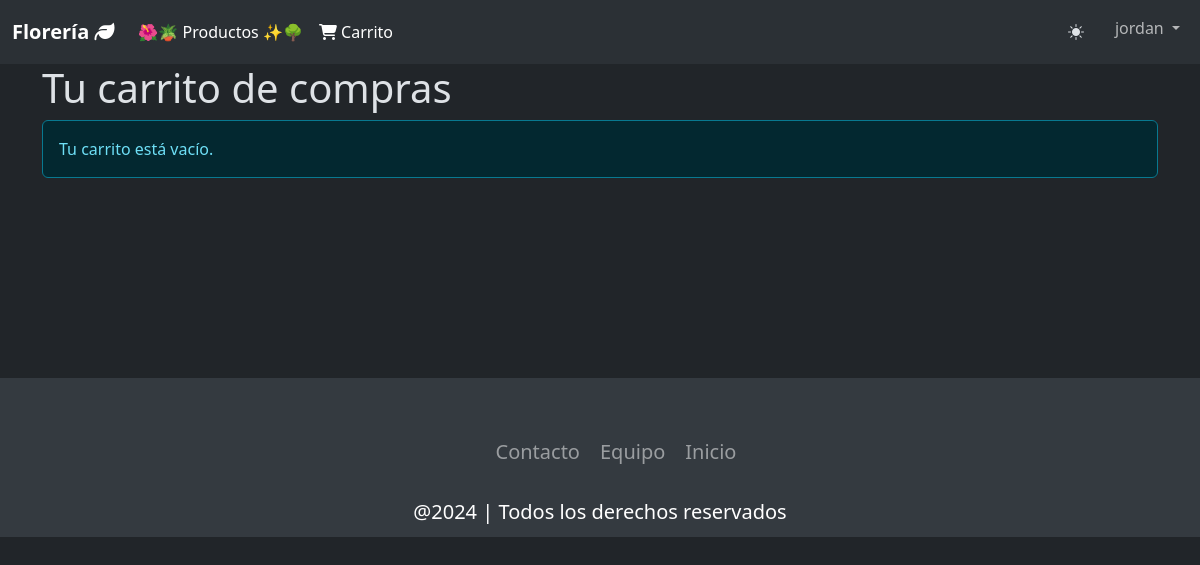
/tienda/ver_carrito/ (signed in), run on an earlier commit of the app's database.
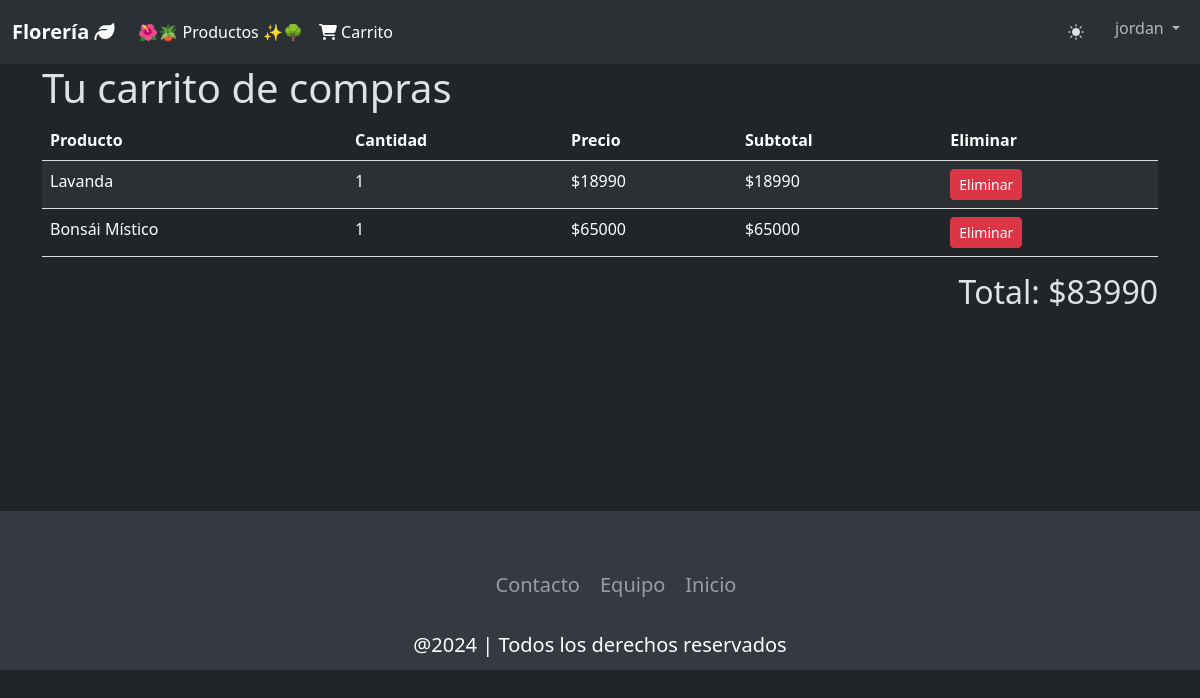
And on a later commit of the database.
### tienda/models.py (models this page shows, shortened)
class CarritoItem(models.Model):
    user = models.ForeignKey(User, on_delete=models.CASCADE)
    producto = models.ForeignKey(Producto, on_delete=models.CASCADE)
    cantidad = models.IntegerField(default=1)
    def subtotal(self):
        return self.cantidad * self.producto.precio

class Producto(models.Model):
    id_producto = models.AutoField(primary_key=True)
    nombre      = models.CharField(max_length=100)
    descripcion = models.TextField(blank=True, null=True)
    precio      = models.IntegerField()
    stock       = models.IntegerField()
    categoria   = models.ForeignKey('Categoria', on_delete=models.CASCADE, default=1)
    imagen      = models.ImageField(upload_to='productos/', default='productos/default.webp')

### tienda/views.py (the view)
# urls.py: path('ver_carrito/', views.ver_carrito, name='ver_carrito'),
@login_required
def ver_carrito(request):
    items = CarritoItem.objects.filter(user=request.user)
    total = sum(item.subtotal() for item in items)
    return render(request, 'tienda/carrito.html', {'items': items, 'total': total})

### tienda/templates/tienda/carrito.html (shortened to what this page needs)
{% load static %}
<!DOCTYPE html>
<html lang="en">
<head>
  <link href="https://cdn.jsdelivr.net/npm/bootstrap@5.3.3/dist/css/bootstrap.min.css" rel="stylesheet"
>
  <link rel="stylesheet" href="https://cdn.jsdelivr.net/npm/bootstrap-icons@1.11.3/font/bootstrap-icons.min.css">
  <link rel="stylesheet" href="{% static 'tienda/css/estilos.css' %}">
</head>
<body data-bs-theme="dark">
  <div id="navegacion">
    <nav class="navbar navbar-expand-lg bg-body-tertiary" id="navbarPrincipal">
      <div class="container-fluid d-flex flex-row">
        <a class="navbar-brand" href="{% url 'inicio' %}">Florería <i class="fa-solid fa-leaf"></i></a>
        <div class="collapse navbar-collapse" id="navbarNavAltMarkup">
          <div class="navbar-nav">
            <a class="nav-link active" aria-current="page" href="{% url 'productos_comprar' %}" id="link-maceteros">🌺🪴 Productos ✨🌳</a>
            <a class="nav-link active" href="{% url 'ver_carrito' %}" id="link-carrito"><i class="fa-solid fa-cart-shopping"></i> Carrito</a>
        </div>
        <div class="navbar-nav ms-auto">
          <button type="button" class="btn btn-navbar" id="btn-tema"><i class="bi bi-brightness-high-fill" id="toggler-tema"></i></button>
          {% if user.is_authenticated %}
          <div class="dropdown">
            <a class = "nav-link dropdown-toggle" href = "#" role = "button" id = "dropdownMenuLink" data-bs-toggle = "dropdown" aria-expanded = "false">
              {{ user.username }}
            </a>
          </div>
          {% else %}
            <button type="button" class="btn btn-dark btn-navbar"><a class="text-formulario" href="{% url 'login' %}" id="link-iniciar-sesion">Iniciar sesión</a></button>
          {% endif %}
        </div>
      </div>
    </nav>
  </div>
  <div class="container-extend-lg" id="contenido">
    <div class="container">
      <h1>Tu carrito de compras</h1>
      {% if items %}
      <div class="table-responsive">
        <table class="table table-striped">
            <thead>
                <tr>
                    <th>Producto</th>
                    <th>Cantidad</th>
                    <th>Precio</th>
                    <th>Subtotal</th>
                    <th>Eliminar</th>
                </tr>
            </thead>
            <tbody>
                {% for item in items %}
                <tr>
                    <td>{{ item.producto.nombre }}</td>
                    <td>{{ item.cantidad }}</td>
                    <td>${{ item.producto.precio }}</td>
                    <td>${{ item.subtotal }}</td>
                    <td>
                        <form method="post" action="{% url 'eliminar_del_carrito' item.id %}" class="d-inline">
                            <button type="submit" class="btn btn-danger btn-sm">Eliminar</button>
                        </form>
                    </td>
                </tr>
                {% endfor %}
            </tbody>
        </table>
      </div>
    <div class="text-end">
        <h2>Total: ${{ total }}</h2>
    </div>
    {% else %}
    <div class="alert alert-info" role="alert">
        Tu carrito está vacío.
    </div>
      {% endif %}
    </div>
  </div>
  <div id="footer" style="margin-top: 200px;">
    <footer class="footer">
      <ul class="social-icon">
        <li class="icon-elem">
        </li>
        <li class="icon-elem">
        </li>
        <li class="icon-elem">
        </li>
      </ul>
      <ul class="menu">
        <li class="menu-elem">
          <a href="https://github.com/Lala-Banana/Prueba-2-Progra-Web" class="menu-icon">Contacto</a>
        </li>
        <li class="menu-elem">
          <a href="https://github.com/Lala-Banana/Prueba-2-Progra-Web" class="menu-icon">Equipo</a>
        </li>
        <li class="menu-elem">
          <a href="indice.html" class="menu-icon">Inicio</a>
        </li>
      </ul>
      <p class="text-footer">@2024 | Todos los derechos reservados</p>
    </footer>
  </div>
</body>
</html>

### tienda/static/tienda/css/estilos.css (style rules this page uses)
.navbar-brand { font-weight: bold; }
.btn-navbar { margin-right: 10px; margin-bottom: 5px; margin-top: 5px; }
.footer { position: relative; width: 100%; background: #343a40; min-height: 100px; display: flex; justify-content: center; align-items: center; flex-direction: column; }
.social-icon { display: flex; justify-content: center; align-items: center; position: relative; margin: 10px 5px; flex-wrap: wrap; }
.icon-elem { list-style: none; }
.menu { display: flex; justify-content: center; position: relative; align-items: center; margin: 10px 0; flex-wrap: wrap; }
.menu-elem { list-style: none; }
.menu-icon { color: white; font-size: 20px; display: inline-block; text-decoration: none; margin: 5px 10px; opacity: 0.5; transition: 0.3s; }
.text-footer { color: white; text-align: center; margin-top: 15px; margin-bottom: 10px; font-size: 20px; }
table { width: 100%; border-collapse: collapse; }
th, td { padding: 20px; border-bottom: 1px solid #ddd; }

What changed in the data, as far as the page shows it:
added CarritoItem: producto.nombre "Lavanda", cantidad "1", producto.precio "18990", subtotal "18990"
added CarritoItem: producto.nombre "Bonsái Místico", cantidad "1", producto.precio "65000", subtotal "65000"
Also different on the page:
{{ total }}: (not shown) → "83990"
text no longer shown: "Tu carrito está vacío."
text now shown: "Producto Cantidad Precio Subtotal Eliminar Total: $"
